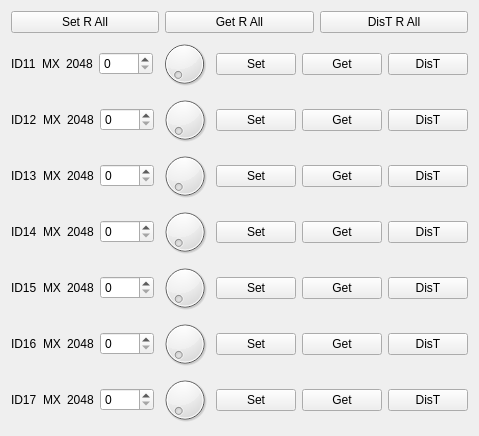
  <widget class="QWidget" name="layoutWidget">
   <property name="geometry">
    <rect>
     <x>460</x>
     <y>240</y>
     <width>441</width>
     <height>433</height>
    </rect>
   </property>
   <layout class="QVBoxLayout" name="verticalLayout_6">
    <item>
     <layout class="QHBoxLayout" name="horizontalLayout_25">
      <item>
       <widget class="QPushButton" name="setRAll_pushButton">
        <property name="text">
         <string>Set R All</string>
        </property>
       </widget>
      </item>
      <item>
       <widget class="QPushButton" name="getRAll_pushButton">
        <property name="text">
         <string>Get R All</string>
        </property>
       </widget>
      </item>
      <item>
       <widget class="QPushButton" name="disTRAll_pushButton">
        <property name="text">
         <string>DisT R All</string>
        </property>
       </widget>
      </item>
     </layout>
    </item>
    <item>
     <layout class="QHBoxLayout" name="horizontalLayout_12">
      <item>
       <widget class="QLabel" name="ID11_label">
        <property name="text">
         <string>ID11</string>
        </property>
       </widget>
      </item>
      <item>
       <widget class="QLabel" name="motorType11_label">
        <property name="text">
         <string>MX</string>
        </property>
       </widget>
      </item>
      <item>
       <widget class="QLabel" name="motor11center_label">
        <property name="text">
         <string>2048</string>
        </property>
       </widget>
      </item>
      <item>
       <widget class="QSpinBox" name="motor11Value_spinBox">
        <property name="maximum">
         <number>4095</number>
        </property>
       </widget>
      </item>
      <item>
       <widget class="QDial" name="motor11value_dial">
        <property name="maximum">
         <number>4095</number>
        </property>
       </widget>
      </item>
      <item>
       <widget class="QPushButton" name="motor11Set_pushButton">
        <property name="text">
         <string>Set</string>
        </property>
       </widget>
      </item>
      <item>
       <widget class="QPushButton" name="motor11Get_pushButton">
        <property name="text">
         <string>Get</string>
        </property>
       </widget>
      </item>
      <item>
       <widget class="QPushButton" name="motor11DisT_pushButton">
        <property name="text">
         <string>DisT</string>
        </property>
       </widget>
      </item>
     </layout>
    </item>
    <item>
     <layout class="QHBoxLayout" name="horizontalLayout_13">
      <item>
       <widget class="QLabel" name="ID12_label">
        <property name="text">
         <string>ID12</string>
        </property>
       </widget>
      </item>
      <item>
       <widget class="QLabel" name="motorType12_label">
        <property name="text">
         <string>MX</string>
        </property>
       </widget>
      </item>
      <item>
       <widget class="QLabel" name="motor12center_label">
        <property name="text">
         <string>2048</string>
        </property>
       </widget>
      </item>
      <item>
       <widget class="QSpinBox" name="motor12Value_spinBox">
        <property name="maximum">
         <number>4095</number>
        </property>
       </widget>
      </item>
      <item>
       <widget class="QDial" name="motor12value_dial">
        <property name="maximum">
         <number>4095</number>
        </property>
       </widget>
      </item>
      <item>
       <widget class="QPushButton" name="motor12Set_pushButton">
        <property name="text">
         <string>Set</string>
        </property>
       </widget>
      </item>
      <item>
       <widget class="QPushButton" name="motor12Get_pushButton">
        <property name="text">
         <string>Get</string>
        </property>
       </widget>
      </item>
      <item>
       <widget class="QPushButton" name="motor12DisT_pushButton">
        <property name="text">
         <string>DisT</string>
        </property>
       </widget>
      </item>
     </layout>
    </item>
    <item>
     <layout class="QHBoxLayout" name="horizontalLayout_14">
      <item>
       <widget class="QLabel" name="ID13_label">
        <property name="text">
         <string>ID13</string>
        </property>
       </widget>
      </item>
      <item>
       <widget class="QLabel" name="motorType13_label">
        <property name="text">
         <string>MX</string>
        </property>
       </widget>
      </item>
      <item>
       <widget class="QLabel" name="motor13center_label">
        <property name="text">
         <string>2048</string>
        </property>
       </widget>
      </item>
      <item>
       <widget class="QSpinBox" name="motor13Value_spinBox">
        <property name="maximum">
         <number>4095</number>
        </property>
       </widget>
      </item>
      <item>
       <widget class="QDial" name="motor13value_dial">
        <property name="maximum">
         <number>4095</number>
        </property>
       </widget>
      </item>
      <item>
       <widget class="QPushButton" name="motor13Set_pushButton">
        <property name="text">
         <string>Set</string>
        </property>
       </widget>
      </item>
      <item>
       <widget class="QPushButton" name="motor13Get_pushButton">
        <property name="text">
         <string>Get</string>
        </property>
       </widget>
      </item>
      <item>
       <widget class="QPushButton" name="motor13DisT_pushButton">
        <property name="text">
         <string>DisT</string>
        </property>
       </widget>
      </item>
     </layout>
    </item>
    <item>
     <layout class="QHBoxLayout" name="horizontalLayout_15">
      <item>
       <widget class="QLabel" name="ID14_label">
        <property name="text">
         <string>ID14</string>
        </property>
       </widget>
      </item>
      <item>
       <widget class="QLabel" name="motorType14_label">
        <property name="text">
         <string>MX</string>
        </property>
       </widget>
      </item>
      <item>
       <widget class="QLabel" name="motor14center_label">
        <property name="text">
         <string>2048</string>
        </property>
       </widget>
      </item>
      <item>
       <widget class="QSpinBox" name="motor14Value_spinBox">
        <property name="maximum">
         <number>4095</number>
        </property>
       </widget>
      </item>
      <item>
       <widget class="QDial" name="motor14value_dial">
        <property name="maximum">
         <number>4095</number>
        </property>
       </widget>
      </item>
      <item>
       <widget class="QPushButton" name="motor14Set_pushButton">
        <property name="text">
         <string>Set</string>
        </property>
       </widget>
      </item>
      <item>
       <widget class="QPushButton" name="motor14Get_pushButton">
        <property name="text">
         <string>Get</string>
        </property>
       </widget>
      </item>
      <item>
       <widget class="QPushButton" name="motor14DisT_pushButton">
        <property name="text">
         <string>DisT</string>
        </property>
       </widget>
      </item>
     </layout>
    </item>
    <item>
     <layout class="QHBoxLayout" name="horizontalLayout_16">
      <item>
       <widget class="QLabel" name="ID15_label">
        <property name="text">
         <string>ID15</string>
        </property>
       </widget>
      </item>
      <item>
       <widget class="QLabel" name="motorType15_label">
        <property name="text">
         <string>MX</string>
        </property>
       </widget>
      </item>
      <item>
       <widget class="QLabel" name="motor15center_label">
        <property name="text">
         <string>2048</string>
        </property>
       </widget>
      </item>
      <item>
       <widget class="QSpinBox" name="motor15Value_spinBox">
        <property name="maximum">
         <number>4095</number>
        </property>
       </widget>
      </item>
      <item>
       <widget class="QDial" name="motor15value_dial">
        <property name="maximum">
         <number>4095</number>
        </property>
       </widget>
      </item>
      <item>
       <widget class="QPushButton" name="motor15Set_pushButton">
        <property name="text">
         <string>Set</string>
        </property>
       </widget>
      </item>
      <item>
       <widget class="QPushButton" name="motor15Get_pushButton">
        <property name="text">
         <string>Get</string>
        </property>
       </widget>
      </item>
      <item>
       <widget class="QPushButton" name="motor15DisT_pushButton">
        <property name="text">
         <string>DisT</string>
        </property>
       </widget>
      </item>
     </layout>
    </item>
    <item>
     <layout class="QHBoxLayout" name="horizontalLayout_17">
      <item>
       <widget class="QLabel" name="ID7_label_">
        <property name="text">
         <string>ID16</string>
        </property>
       </widget>
      </item>
      <item>
       <widget class="QLabel" name="motorType16_label">
        <property name="text">
         <string>MX</string>
        </property>
       </widget>
      </item>
      <item>
       <widget class="QLabel" name="motor16center_label">
        <property name="text">
         <string>2048</string>
        </property>
       </widget>
      </item>
      <item>
       <widget class="QSpinBox" name="motor16Value_spinBox">
        <property name="maximum">
         <number>4095</number>
        </property>
       </widget>
      </item>
      <item>
       <widget class="QDial" name="motor16value_dial">
        <property name="maximum">
         <number>4095</number>
        </property>
       </widget>
      </item>
      <item>
       <widget class="QPushButton" name="motor16Set_pushButton">
        <property name="text">
         <string>Set</string>
        </property>
       </widget>
      </item>
      <item>
       <widget class="QPushButton" name="motor16Get_pushButton">
        <property name="text">
         <string>Get</string>
        </property>
       </widget>
      </item>
      <item>
       <widget class="QPushButton" name="motor16DisT_pushButton">
        <property name="text">
         <string>DisT</string>
        </property>
       </widget>
      </item>
     </layout>
    </item>
    <item>
     <layout class="QHBoxLayout" name="horizontalLayout_11">
      <item>
       <widget class="QLabel" name="ID17_label">
        <property name="text">
         <string>ID17</string>
        </property>
       </widget>
      </item>
      <item>
       <widget class="QLabel" name="motorType17_label">
        <property name="text">
         <string>MX</string>
        </property>
       </widget>
      </item>
      <item>
       <widget class="QLabel" name="motor17center_label">
        <property name="text">
         <string>2048</string>
        </property>
       </widget>
      </item>
      <item>
       <widget class="QSpinBox" name="motor17Value_spinBox">
        <property name="maximum">
         <number>4095</number>
        </property>
       </widget>
      </item>
      <item>
       <widget class="QDial" name="motor17value_dial">
        <property name="maximum">
         <number>4095</number>
        </property>
       </widget>
      </item>
      <item>
       <widget class="QPushButton" name="motor17Set_pushButton">
        <property name="text">
         <string>Set</string>
        </property>
       </widget>
      </item>
      <item>
       <widget class="QPushButton" name="motor17Get_pushButton">
        <property name="text">
         <string>Get</string>
        </property>
       </widget>
      </item>
      <item>
       <widget class="QPushButton" name="motor17DisT_pushButton">
        <property name="text">
         <string>DisT</string>
        </property>
       </widget>
      </item>
     </layout>
    </item>
   </layout>
  </widget>
